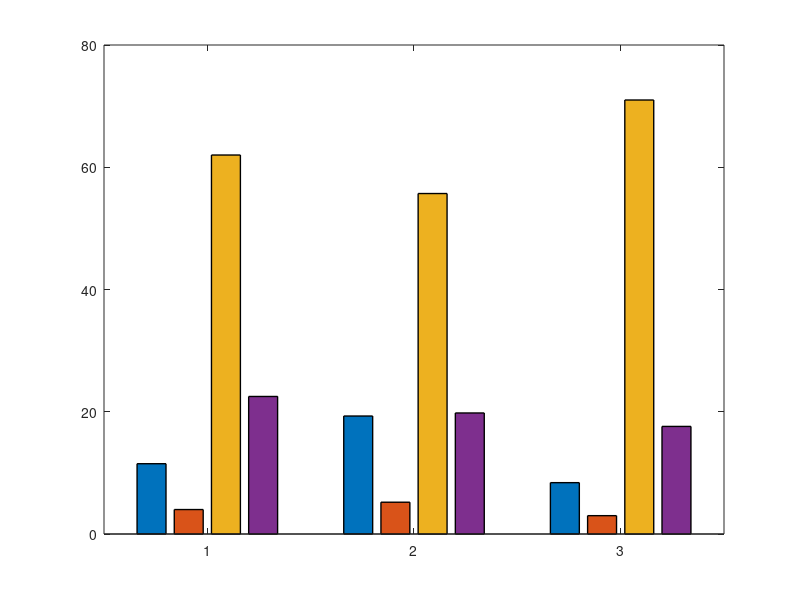

Here is the MATLAB script that generated this plot: (Note: this script raises an error after producing the figure.)
% Feedstock names
samples = {'Cowpea Shell Char','Coconut husk Char','Corncob Char'};

% Proximate analysis data (%)
Moisture = [4.0 5.2 3.0];
Volatile = [22.5 19.8 17.6];
Ash      = [11.5 19.3 8.4];
FixedC   = [62.0 55.7 71.0];

% datae
data = [Ash; Moisture; FixedC; Volatile]';

% Plot grouped bar chart
figure('Color','w');
b = bar(data,'grouped','LineWidth',1);
hold on;

% Colors
b(1).FaceColor = [0.95 0.75 0.55];   % Ash
b(2).FaceColor = [0.65 0.85 0.65];   % Moisture
b(3).FaceColor = [0.75 0.70 0.85];   % Fixed Carbon
b(4).FaceColor = [0.95 0.95 0.60];   % Volatile Matter

%% Axis formatting
set(gca,'XTickLabel',samples,'FontSize',11,'FontWeight','bold');
ylabel('Content (%)','FontSize',12,'FontWeight','bold');
xlabel('Biochar Samples','FontSize',12,'FontWeight','bold');
ylim([0 80]);
grid off;
box off;

% Legend
legend({'Ash','Moisture','Fixed Carbon','Volatile Matter'}, ...
       'Location','north','FontSize',10);

% value labels
for i = 1:length(b)
    xtips = b(i).XEndPoints;
    ytips = b(i).YEndPoints;
    labels = string(b(i).YData);
    text(xtips, ytips + 1, labels, ...
        'HorizontalAlignment','center','FontSize',9);
end
